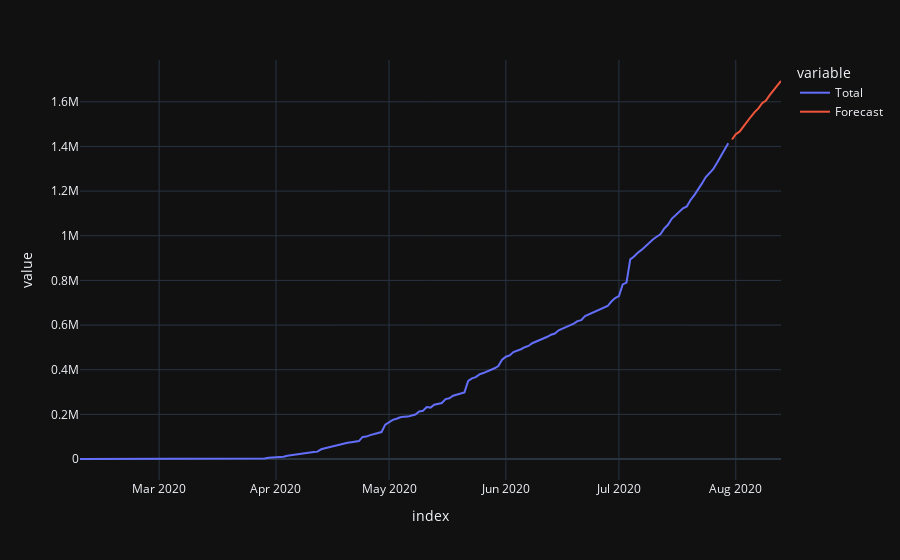

This figure's notebook cell:
### Code cell
Future(order, seasonal_order)

### Figure 1 — Plotly figure (JSON) as saved in the notebook; plotly's stock layout.template omitted (floating-point values rounded to 4 significant figures; data arrays with more than 128 entries replaced by an {"elided": "..."} marker saying what was removed)
{"data": [{"hovertemplate": "variable=Total<br>index=%{x}<br>value=%{y}<extra></extra>", "legendgroup": "Total", "line": {"color": "#636efa", "dash": "solid"}, "mode": "lines", "name": "Total", "orientation": "v", "showlegend": true, "type": "scatter", "x": {"elided": "187 str values"}, "xaxis": "x", "y": {"elided": "187 int values"}, "yaxis": "y"}, {"hovertemplate": "variable=Forecast<br>index=%{x}<br>value=%{y}<extra></extra>", "legendgroup": "Forecast", "line": {"color": "#EF553B", "dash": "solid"}, "mode": "lines", "name": "Forecast", "orientation": "v", "showlegend": true, "type": "scatter", "x": {"elided": "187 str values"}, "xaxis": "x", "y": {"elided": "187 float values"}, "yaxis": "y"}], "layout": {"legend": {"title": {"text": "variable"}, "tracegroupgap": 0}, "margin": {"t": 60}, "xaxis": {"anchor": "y", "domain": [0, 1], "title": {"text": "index"}}, "yaxis": {"anchor": "x", "domain": [0, 1], "title": {"text": "value"}}}}
